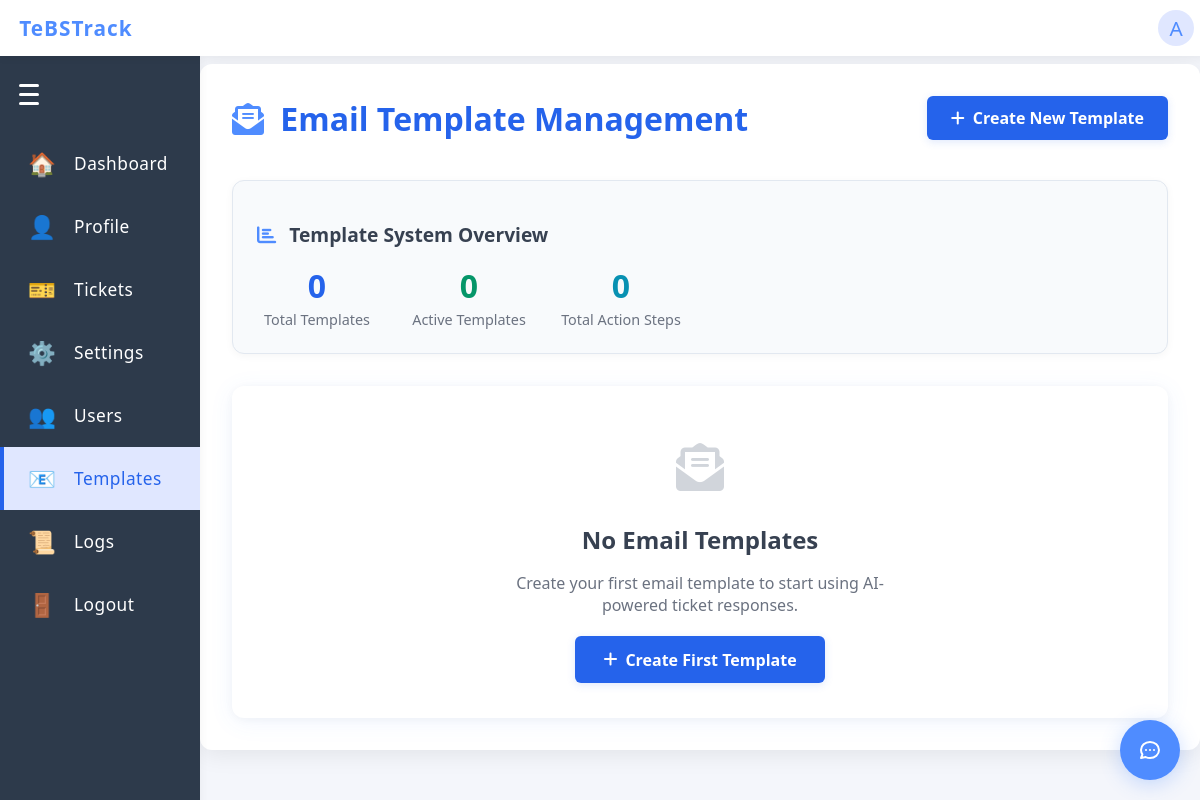
/admin/email-templates (signed in), run on an earlier commit of the app's database.
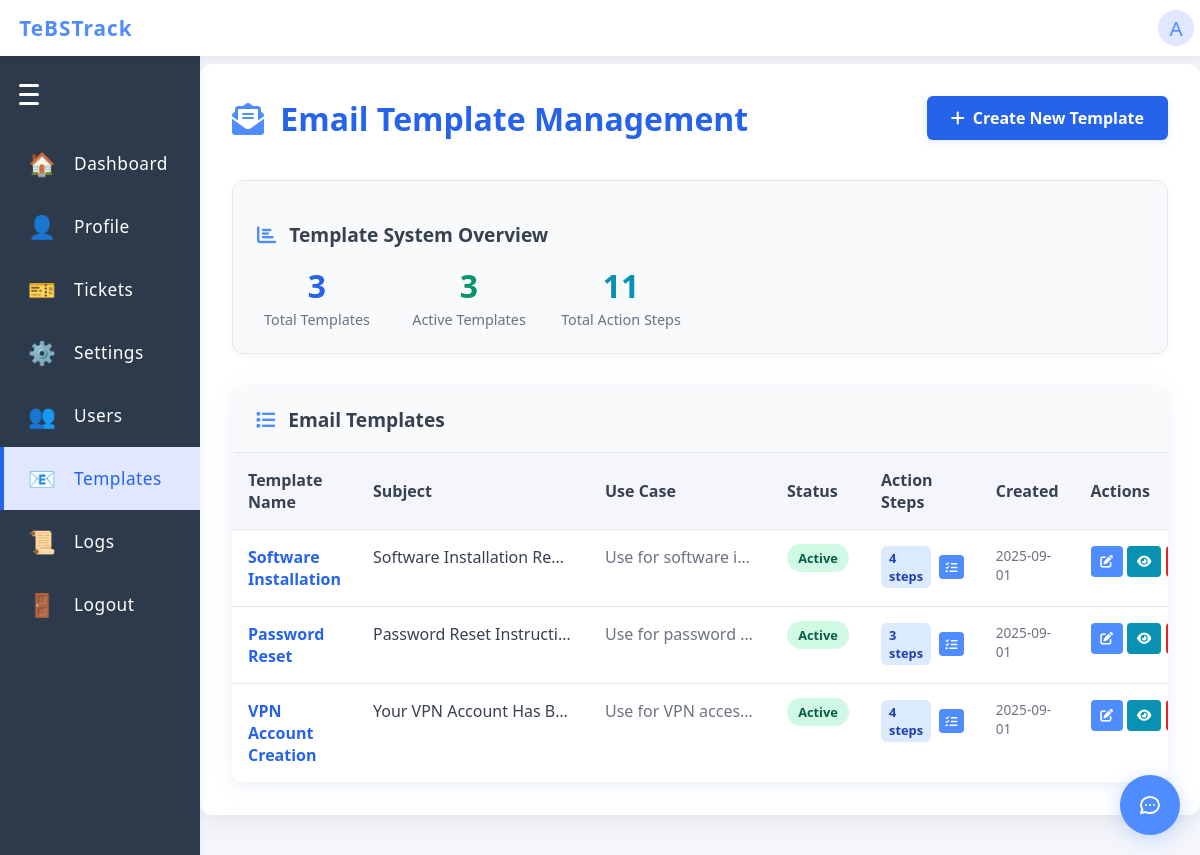
And on a later commit of the database.
### app/models.py (models this page shows)
class User(UserMixin, db.Model):
    id = db.Column(db.Integer, primary_key=True)
    username = db.Column(db.String(150), unique=True, nullable=False)
    password = db.Column(db.String(150), nullable=False)
    role = db.Column(db.String(20), nullable=False, default='infra')  # 'admin' or 'infra'

class EmailTemplate(db.Model):
    id = db.Column(db.Integer, primary_key=True)
    name = db.Column(db.String(150), nullable=False, unique=True)
    subject = db.Column(db.String(255), nullable=False)
    body = db.Column(db.Text, nullable=False)
    use_case_description = db.Column(db.Text, nullable=True)  # When to use this template
    is_active = db.Column(db.Boolean, default=True)
    created_at = db.Column(db.DateTime, default=datetime.utcnow)
    updated_at = db.Column(db.DateTime, default=datetime.utcnow, onupdate=datetime.utcnow)
    created_by = db.Column(db.Integer, db.ForeignKey('user.id'), nullable=False)
    action_steps = db.relationship('TemplateActionStep', backref='template', lazy=True, cascade='all, delete-orphan')
    creator = db.relationship('User', backref='created_templates')

### app/routes.py (the view)
@main.route('/admin/email-templates')
@login_required
def manage_email_templates():
    if current_user.role != 'admin':
        flash('You do not have permission to access this page.', 'error')
        return redirect(url_for('main.home'))
    from .models import EmailTemplate, TemplateActionStep
    templates = EmailTemplate.query.order_by(EmailTemplate.created_at.desc()).all()
    template_data = []
    for template in templates:
        step_count = TemplateActionStep.query.filter_by(template_id=template.id).count()
        template_data.append({
            'template': template,
            'step_count': step_count
        })
    return render_template('admin/email_templates.html', template_data=template_data)

### app/templates/admin/email_templates.html (shortened to what this page needs)
{% extends "base.html" %}
{% block content %}
<div class="dashboard-container">
    <div style="display: flex; justify-content: space-between; align-items: center; margin-bottom: 2rem;">
        <h1 style="color: #2563eb; font-size: 2rem; font-weight: 700; margin: 0;">
            <i class="fas fa-envelope-open-text" style="margin-right: 0.5rem; color: #4f8cff;"></i>
            Email Template Management
        </h1>
        <a href="{{ url_for('main.create_email_template') }}"
           style="background: #2563eb; color: #fff; text-decoration: none; border-radius: 6px; padding: 0.7rem 1.5rem; font-weight: 700; box-shadow: 0 2px 8px rgba(37,99,235,0.15); transition: background 0.2s;">
            <i class="fas fa-plus" style="margin-right: 0.5rem;"></i>Create New Template
        </a>
    </div>
    <div class="admin-section" style="margin-bottom: 2rem; padding: 1.5rem; background: #f8fafc; border-radius: 12px; border: 1px solid #e2e8f0;">
        <h2 style="color: #374151; font-size: 1.2rem; font-weight: 600; margin-bottom: 1rem;">
            <i class="fas fa-chart-bar" style="margin-right: 0.5rem; color: #4f8cff;"></i>
            Template System Overview
        </h2>
        <div style="display: flex; gap: 2rem; flex-wrap: wrap;">
            <div style="text-align: center; min-width: 120px;">
                <div style="font-size: 2rem; font-weight: 700; color: #2563eb; margin-bottom: 0.2rem;">
                    {{ template_data|length }}
                </div>
                <div style="font-size: 0.9rem; color: #6b7280; font-weight: 500;">Total Templates</div>
            </div>
            <div style="text-align: center; min-width: 120px;">
                <div style="font-size: 2rem; font-weight: 700; color: #059669; margin-bottom: 0.2rem;">
                    {{ template_data|selectattr('template.is_active')|list|length }}
                </div>
                <div style="font-size: 0.9rem; color: #6b7280; font-weight: 500;">Active Templates</div>
            </div>
            <div style="text-align: center; min-width: 120px;">
                <div style="font-size: 2rem; font-weight: 700; color: #0891b2; margin-bottom: 0.2rem;">
                    {{ template_data|sum(attribute='step_count') }}
                </div>
                <div style="font-size: 0.9rem; color: #6b7280; font-weight: 500;">Total Action Steps</div>
            </div>
        </div>
    </div>
    {% if template_data %}
    <div style="background: #fff; border-radius: 12px; box-shadow: 0 4px 24px rgba(79,140,255,0.08), 0 1.5px 8px rgba(0,0,0,0.04); overflow: hidden;">
        <div style="background: #f8fafc; padding: 1.2rem 1.5rem; border-bottom: 1px solid #e2e8f0;">
            <h2 style="color: #374151; font-size: 1.2rem; font-weight: 600; margin: 0;">
                <i class="fas fa-list" style="margin-right: 0.5rem; color: #4f8cff;"></i>
                Email Templates
            </h2>
        </div>
        <div style="overflow-x: auto;">
            <table class="ticket-table" style="width: 100%; margin: 0;">
                <thead>
                    <tr style="background: #f8fafc;">
                        <th style="padding: 1rem; text-align: left; font-weight: 600; color: #374151; border-bottom: 1px solid #e2e8f0;">Template Name</th>
                        <th style="padding: 1rem; text-align: left; font-weight: 600; color: #374151; border-bottom: 1px solid #e2e8f0;">Subject</th>
                        <th style="padding: 1rem; text-align: left; font-weight: 600; color: #374151; border-bottom: 1px solid #e2e8f0;">Use Case</th>
                        <th style="padding: 1rem; text-align: left; font-weight: 600; color: #374151; border-bottom: 1px solid #e2e8f0;">Status</th>
                        <th style="padding: 1rem; text-align: left; font-weight: 600; color: #374151; border-bottom: 1px solid #e2e8f0;">Action Steps</th>
                        <th style="padding: 1rem; text-align: left; font-weight: 600; color: #374151; border-bottom: 1px solid #e2e8f0;">Created</th>
                        <th style="padding: 1rem; text-align: left; font-weight: 600; color: #374151; border-bottom: 1px solid #e2e8f0;">Actions</th>
                    </tr>
                </thead>
                <tbody>
                    {% for item in template_data %}
                    <tr style="border-bottom: 1px solid #f1f5f9;">
                        <td style="padding: 1rem; vertical-align: top;">
                            <div style="font-weight: 600; color: #2563eb; font-size: 1rem;">{{ item.template.name }}</div>
                        </td>
                        <td style="padding: 1rem; vertical-align: top;">
                            <div style="max-width: 200px; overflow: hidden; text-overflow: ellipsis; white-space: nowrap; color: #374151;"
                                 title="{{ item.template.subject }}">
                                {{ item.template.subject }}
                            </div>
                        </td>
                        <td style="padding: 1rem; vertical-align: top;">
                            <div style="max-width: 150px; overflow: hidden; text-overflow: ellipsis; white-space: nowrap; color: #6b7280;"
                                 title="{{ item.template.use_case_description or 'No description' }}">
                                {{ item.template.use_case_description or 'No description' }}
                            </div>
                        </td>
                        <td style="padding: 1rem; vertical-align: top;">
                            {% if item.template.is_active %}
                                <span style="background: #d1fae5; color: #065f46; padding: 0.3rem 0.7rem; border-radius: 9999px; font-size: 0.8rem; font-weight: 600;">Active</span>
                            {% else %}
                                <span style="background: #f3f4f6; color: #374151; padding: 0.3rem 0.7rem; border-radius: 9999px; font-size: 0.8rem; font-weight: 600;">Inactive</span>
                            {% endif %}
                        </td>
                        <td style="padding: 1rem; vertical-align: top;">
                            <div style="display: flex; align-items: center; gap: 0.5rem;">
                                <span style="background: #dbeafe; color: #1e40af; padding: 0.2rem 0.5rem; border-radius: 6px; font-size: 0.8rem; font-weight: 600;">{{ item.step_count }} steps</span>
                                <a href="{{ url_for('main.manage_template_action_steps', template_id=item.template.id) }}"
                                   style="background: #4f8cff; color: #fff; text-decoration: none; border-radius: 4px; padding: 0.2rem 0.4rem; font-size: 0.75rem; font-weight: 600;">
                                    <i class="fas fa-tasks"></i>
                                </a>
                            </div>
                        </td>
                        <td style="padding: 1rem; vertical-align: top;">
                            <div style="font-size: 0.85rem; color: #6b7280;">
                                {{ item.template.created_at.strftime('%Y-%m-%d') }}
                            </div>
                        </td>
                        <td style="padding: 1rem; vertical-align: top;">
                            <div style="display: flex; gap: 0.3rem;">
                                <a href="{{ url_for('main.edit_email_template', template_id=item.template.id) }}"
                                   style="background: #4f8cff; color: #fff; text-decoration: none; border-radius: 4px; padding: 0.4rem 0.6rem; font-size: 0.8rem; font-weight: 600; transition: background 0.2s;"
                                   title="Edit Template">
                                    <i class="fas fa-edit"></i>
                                </a>
                                <button style="background: #0891b2; color: #fff; border: none; border-radius: 4px; padding: 0.4rem 0.6rem; font-size: 0.8rem; font-weight: 600; cursor: pointer; transition: background 0.2s;"
                                        onclick="previewTemplate({{ item.template.id }})" title="Preview">
                                    <i class="fas fa-eye"></i>
                                </button>
                                <button style="background: #dc2626; color: #fff; border: none; border-radius: 4px; padding: 0.4rem 0.6rem; font-size: 0.8rem; font-weight: 600; cursor: pointer; transition: background 0.2s;"
                                        onclick="deleteTemplate({{ item.template.id }}, '{{ item.template.name }}')" title="Delete Template">
                                </button>
                            </div>
                        </td>
                    </tr>
                    {% endfor %}
                </tbody>
            </table>
        </div>
    </div>
    {% else %}
    <div style="background: #fff; border-radius: 12px; box-shadow: 0 4px 24px rgba(79,140,255,0.08), 0 1.5px 8px rgba(0,0,0,0.04); padding: 3rem; text-align: center;">
        <div style="font-size: 3rem; color: #d1d5db; margin-bottom: 1rem;">
            <i class="fas fa-envelope-open-text"></i>
        </div>
        <h3 style="color: #374151; font-size: 1.5rem; font-weight: 600; margin-bottom: 1rem;">No Email Templates</h3>
        <p style="color: #6b7280; font-size: 1rem; margin-bottom: 2rem; max-width: 400px; margin-left: auto; margin-right: auto;">
            Create your first email template to start using AI-powered ticket responses.
        </p>
        <a href="{{ url_for('main.create_email_template') }}"
           style="background: #2563eb; color: #fff; text-decoration: none; border-radius: 6px; padding: 0.8rem 1.8rem; font-weight: 700; font-size: 1rem; box-shadow: 0 2px 8px rgba(37,99,235,0.15);">
            <i class="fas fa-plus" style="margin-right: 0.5rem;"></i>Create First Template
        </a>
    </div>
    {% endif %}
</div>
{% endblock %}

### app/templates/base.html (shortened to what this page needs)
<!doctype html>
<html lang="en">
<head>
</head>
<body>
  <div class="navbar">
    <a href="{{ url_for('main.index') }}" class="navbar-title" style="text-decoration:none;">
      TeBSTrack
    </a>
    {% if current_user.is_authenticated %}
    <div class="navbar-profile" id="profile-btn">
      <span class="profile-icon">{{ current_user.username[0]|upper if current_user.username else '?' }}</span>
    </div>
    {% endif %}
  </div>
  {% if not hide_sidenav %}
    <div class="sidenav-hamburger" id="sidenav-hamburger">
      <span></span>
      <span></span>
      <span></span>
    </div>
    <a href="{{ url_for('main.index') }}" class="sidenav-link{% if request.endpoint == 'main.index' %} active{% endif %}" data-label="Dashboard">
      <span class="sidenav-icon">🏠</span>
      <span class="sidenav-label">Dashboard</span>
    </a>
    <a href="{{ url_for('main.profile') }}" class="sidenav-link{% if request.endpoint == 'main.profile' %} active{% endif %}" data-label="Profile">
      <span class="sidenav-icon">👤</span>
      <span class="sidenav-label">Profile</span>
    </a>
    <a href="{{ url_for('main.tickets') }}" class="sidenav-link{% if request.endpoint in ['main.tickets', 'main.view_ticket'] %} active{% endif %}" data-label="Tickets">
      <span class="sidenav-icon">🎫</span>
      <span class="sidenav-label">Tickets</span>
    </a>
    <a href="{{ url_for('main.settings') }}" class="sidenav-link{% if request.endpoint == 'main.settings' %} active{% endif %}" data-label="Settings">
      <span class="sidenav-icon">⚙️</span>
      <span class="sidenav-label">Settings</span>
    </a>
    {% if current_user.role == 'admin' %}
    <a href="{{ url_for('main.manage_users') }}" class="sidenav-link{% if request.endpoint == 'main.manage_users' %} active{% endif %}" data-label="Users">
      <span class="sidenav-icon">👥</span>
      <span class="sidenav-label">Users</span>
    </a>
    <a href="{{ url_for('main.manage_email_templates') }}" class="sidenav-link{% if request.endpoint in ['main.manage_email_templates', 'main.create_email_template', 'main.edit_email_template', 'main.manage_template_action_steps', 'main.create_action_step'] %} active{% endif %}" data-label="Templates">
      <span class="sidenav-icon">📧</span>
      <span class="sidenav-label">Templates</span>
    </a>
    <a href="{{ url_for('main.audit_logs') }}" class="sidenav-link{% if request.endpoint == 'main.audit_logs' %} active{% endif %}" data-label="Logs">
      <span class="sidenav-icon">📜</span>
      <span class="sidenav-label">Logs</span>
    </a>
    {% endif %}
    <a href="{{ url_for('main.logout') }}" class="sidenav-link{% if request.endpoint == 'main.logout' %} active{% endif %}" data-label="Logout">
      <span class="sidenav-icon">🚪</span>
      <span class="sidenav-label">Logout</span>
    </a>
  {% endif %}
  <div class="main-content{% if hide_sidenav %} no-sidenav{% endif %}">
    {% block content %}{% endblock %}
  </div>
  {% if current_user.is_authenticated %}
    {% include 'chatbot_component.html' %}
  {% endif %}
  <link rel="stylesheet" href="https://cdnjs.cloudflare.com/ajax/libs/font-awesome/6.0.0/css/all.min.css">
</body>
</html>

### app/templates/chatbot_component.html (shortened to what this page needs)
<div id="chatbot-bubble" class="chatbot-bubble" onclick="toggleChatbot()">
</div>

What changed in the data, as far as the page shows it:
added EmailTemplate: template.name "Software Installation", template.subject "Software Installation Re…", template "Use for software i…", template.created_at "2025-09-01"
added EmailTemplate: template.name "Password Reset", template.subject "Password Reset Instructi…", template "Use for password…", template.created_at "2025-09-01"
added EmailTemplate: template.name "VPN Account Creation", template.subject "Your VPN Account Has B…", template "Use for VPN acces…", template.created_at "2025-09-01"
Also different on the page:
{{ template_data|length }}: "0" → "3"
{{ template_data|selectattr('template.is_active')|list|length }}: "0" → "3"
{{ template_data|sum(attribute='step_count') }}: "0" → "11"
text no longer shown: "No Email Templates Create your first email template to start using AI-powered ticket responses. Create First Template"
text now shown: "Email Templates Template Name Subject Use Case Status Action Steps Created Actions"
new list line: "Active 4 steps"
new list line: "Active 3 steps"
